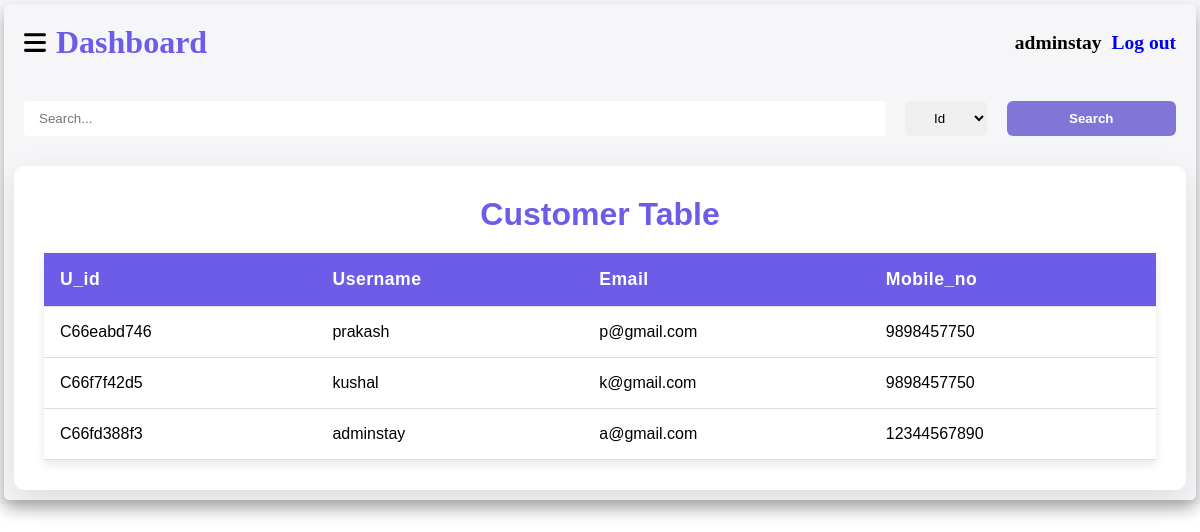
The app's page /Admin_merchant.php (signed in) with its own data.
### tables this page shows
CREATE TABLE `c_register` (
  `Uc_id` varchar(10) NOT NULL,
  `Username` varchar(50) NOT NULL,
  `Email` varchar(258) NOT NULL,
  `Mobile_no` char(15) NOT NULL,
  `Password` varchar(100) NOT NULL
);

### Admin_merchant.php (the view, shortened to what this page needs)
<!DOCTYPE html>
<html lang="en">
<head>
    <link rel="stylesheet" href="./CSS/index.css">
    <link rel="stylesheet" href="https://cdnjs.cloudflare.com/ajax/libs/font-awesome/6.6.0/css/all.min.css" />
    <link rel="stylesheet" href="./CSS/table.css">
</head>
<body>
    <div class="container">
        <div class="right">
            <div class="navbar">
                <h1 class="name">
                    <img src="./Images/ham.svg" alt="" srcset="" id="hambtn">
                    <span>Dashboard</span>
                </h1>
                <h2 class="uname">
                    <?php
                    if (isset($_SESSION['adminname'])) {
                        echo   "<span>" . $_SESSION['adminname'] . "</span>";
                        echo  "<a href='Process/logout.php'>Log out</a>";
                    } else {
                        header("location:Admin.php");
                    }
                    ?>
                </h2>
            </div>
            <form method="POST">
                <div class="search">
                    <input class="stc" type="text" name="serch" placeholder="Search...">
                    <select name="type" id="opt">
                        <option value="Uc_id">Id</option>
                    </select>
                    <button class="scbtn" name="serchbtn">Search</button>
                </div>
            </form>
            <?php
            include './Process/cnn.php';
            if (array_key_exists('serchbtn', $_POST)) {
                serchdata();
            } else {
                $data  = mysqli_query($cnn, "Select * from  c_register");
                echo "<div class='table-container'>
                <h1>Customer Table</h1>
                    <table>
                        <thead>
                            <tr id='data2'>
                                <th>U_id</th>
                                <th>Username</th>
                                <th>Email</th>
                                <th>Mobile_no</th>
                            </tr>
                        </thead>";
                while ($d = mysqli_fetch_assoc($data)) {
                    echo "<tbody>
                    <tr>
                        <td><span id='data'>U_id :</span>" . $d['Uc_id'] . "</td>
                        <td><span id='data'>Username :</span>" . $d['Username'] . "</td>
                        <td><span id='data'>Email :</span>" . $d['Email'] . "</td>
                        <td><span id='data'>Mobile_no :</span>" . $d['Mobile_no'] . "</td>
                    </tr>
                </tbody>";
                }
                echo "</table></div>";
            }
            ?>
        </div>
    </div>
</body>
</html>

### CSS/index.css (style rules this page uses)
* { margin: 0; padding: 0; }
.name { display: flex; align-items: center; gap: 10px; margin: 20px; }
#hambtn { width: 22px; }
.container { background-color: #f6f6f9; display: flex; }
.right { width: 100vw; box-shadow: 0 0.5rem 1rem #D4D4D4; }
.right { border-radius: 5px; margin: 4px; box-shadow: 0 0.5rem 1rem #acacac; }
a { text-decoration: none; }
.navbar { cursor: pointer; font-size: 13px; display: flex; align-items: center; justify-content: space-between; }
.uname { margin-right: 20px; gap: 10px; display: flex; }

### CSS/table.css (style rules this page uses)
.table-container { overflow: auto; margin: 10px; background-color: white; padding: 30px; border-radius: 10px; box-shadow: 0 10px 30px rgba(0, 0, 0, 0.1); animation: fadeIn 1s ease-in-out; cursor: pointer; font-family: 'Lucida Sans', 'Lucida Sans Regular', 'Lucida Grande', 'Lucida Sans Unicode', Geneva, Verdana, sans-serif; }
h1 { text-align: center; color: #6c5ce7; font-size: 2rem; margin-bottom: 20px; animation: fadeIn 1.5s ease-out; }
table { width: 100%; border-collapse: collapse; margin-top: 20px; animation: fadeIn 1.5s ease-in-out; }
th, td { padding: 16px; text-align: left; border-bottom: 1px solid #ddd; transition: background-color 0.3s ease, transform 0.3s ease; }
th { background-color: #6c5ce7; color: white; font-size: 1.1rem; font-weight: 600; letter-spacing: 0.5px; }
table { box-shadow: 0 4px 10px rgba(0, 0, 0, 0.1); }
#opt { text-align: center; border: none; border-radius: 5px; }
.stc { width: 100%; padding: 10px 15px; border-radius: 4px; border: none; }
.scbtn { padding: 6px; cursor: pointer; width: 20%; background: #8176d7; border-radius: 6px; font-weight: bold; border: none; color: white; font-family: 'Trebuchet MS', 'Lucida Sans Unicode', 'Lucida Grande', 'Lucida Sans', Arial, sans-serif; }
.search { gap: 20px; display: flex; justify-content: center; padding: 20px; }

### records on screen
c_register: Uc_id "C66eabd746", Username "prakash", Email "p@gmail.com", Mobile_no "9898457750"
c_register: Uc_id "C66f7f42d5", Username "kushal", Email "k@gmail.com", Mobile_no "9898457750"
c_register: Uc_id "C66fd388f3", Username "adminstay", Email "a@gmail.com", Mobile_no "12344567890"

### other values on screen
$_SESSION['adminname'] "adminstay"
